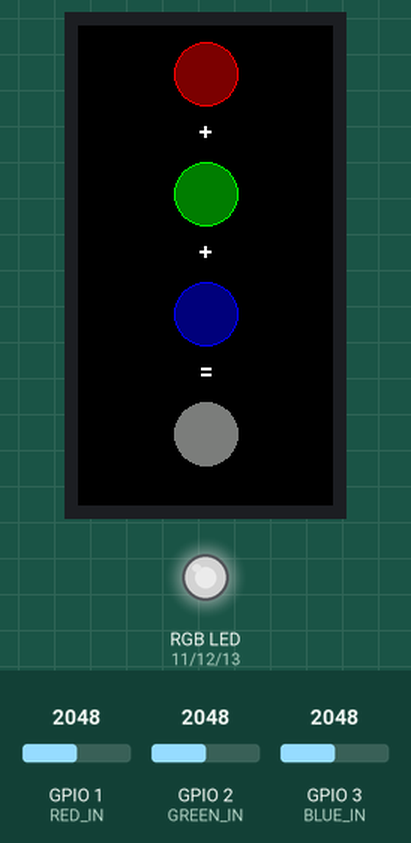
Recording of a program running on a simulated ESP32-S3. Parts: 170×320 colour display, an RGB LED mixed from three pins (HIGH = lit). Inputs (shaded band) come from the test bench; at power-on: GPIO 1 (RED_IN) = 2048, GPIO 2 (GREEN_IN) = 2048, GPIO 3 (BLUE_IN) = 2048 (analog values on the 0–4095 scale). Dim RGB values are drawn brighter than linear.

Above: at 1.4 s.
1.5 s: GPIO 1 (RED_IN) set to 2866
At 2.1 s:
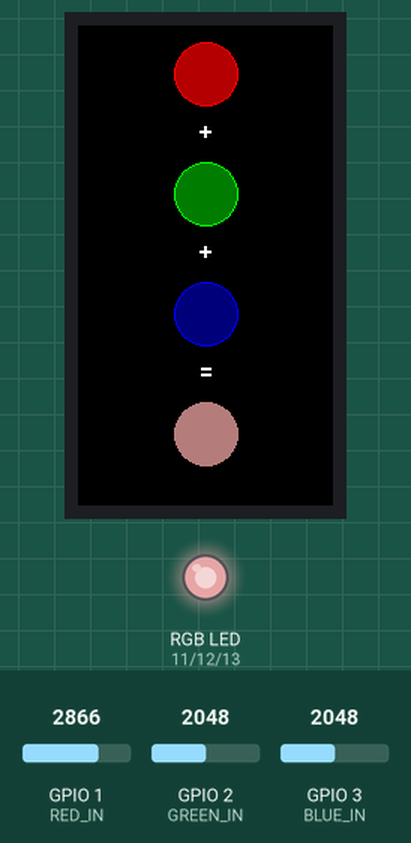
3.1 s: GPIO 2 (GREEN_IN) set to 2866
At 4.5 s:
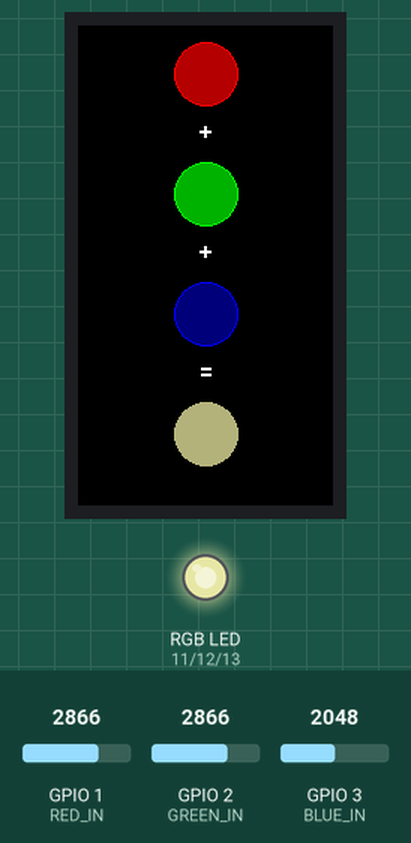
4.8 s: GPIO 3 (BLUE_IN) set to 2866
At 6.0 s:
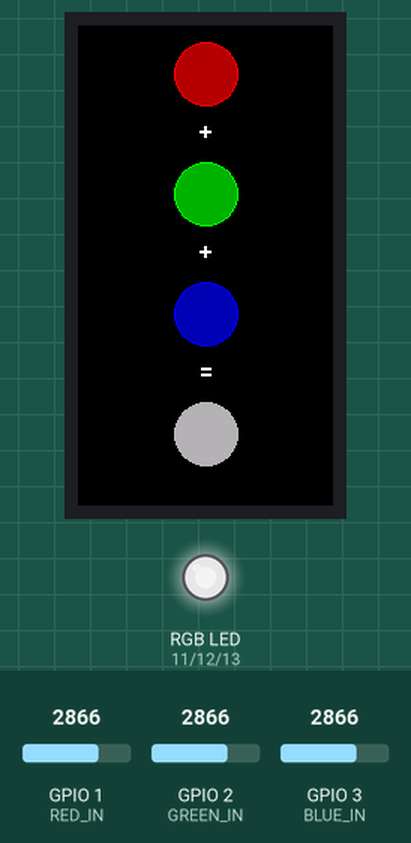
6.6 s: GPIO 1 (RED_IN) set to 3603
At 7.4 s:
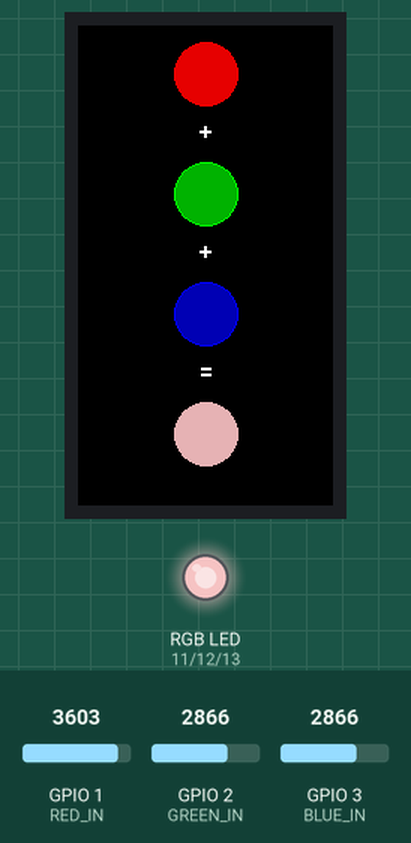
8.4 s: GPIO 2 (GREEN_IN) set to 3603
At 9.9 s:
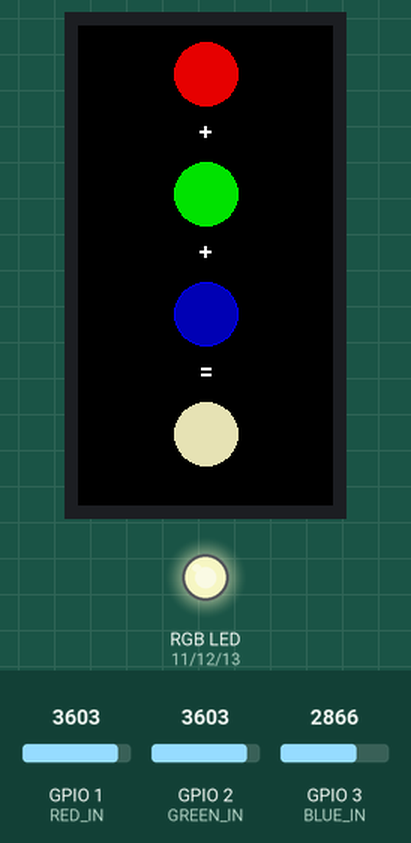
10.2 s: GPIO 3 (BLUE_IN) set to 3603
At 11.2 s:
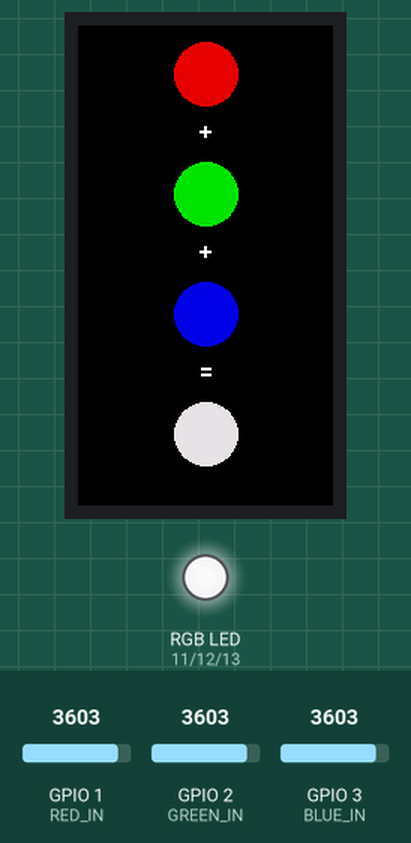
Timing chart, 0 to 13.0 s (numbered marks = the images above; inputs shaded):
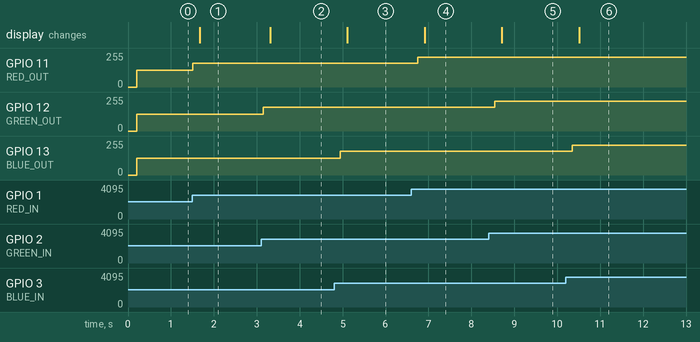

Measured:
- after the input at 1.5 s, GPIO 11 (RED_OUT): 127/255 → 178/255 at once; the display: changes after 0.18 s (image 1)
- after the input at 3.1 s, GPIO 12 (GREEN_OUT): 127/255 → 178/255 after 0.05 s; the display: changes after 0.21 s (image 2)
- after the input at 4.8 s, GPIO 13 (BLUE_OUT): 127/255 → 178/255 after 0.15 s; the display: changes after 0.31 s (image 3)
- after the input at 6.6 s, GPIO 11 (RED_OUT): 178/255 → 224/255 after 0.15 s; the display: changes after 0.31 s (image 4)
- after the input at 8.4 s, GPIO 12 (GREEN_OUT): 178/255 → 224/255 after 0.15 s; the display: changes after 0.31 s (image 5)
- after the input at 10.2 s, GPIO 13 (BLUE_OUT): 178/255 → 224/255 after 0.15 s; the display: changes after 0.31 s (image 6)

The program:

main.cpp
```cpp
#include <Arduino.h>
#include <TFT_eSPI.h>
#include "pinout.h"

//----------------------------------------------------------------------------------

#define BAUD_RATE       115200
#define RESOLUTION      12
#define SCALE           ((1 << RESOLUTION) - 1)
#define RADIUS          (tft.height()/15)

//----------------------------------------------------------------------------------

TFT_eSPI tft;
TFT_eSprite sprite = TFT_eSprite(&tft);

int red = 0;
int green = 0;
int blue = 0;

//----------------------------------------------------------------------------------

// Function to convert HSL color to RGB color
void hslToRgb(float h, float s, float l, uint8_t &r, uint8_t &g, uint8_t &b) {
  // Convert hue from degrees to a 0-1 range
  h /= 360.0;

  // Check for saturation being 0 to handle grayscale conversion
  if (s == 0.0) {
    r = g = b = static_cast<uint8_t>(l * 255.0);
    return;
  }

  // Helper functions for HSL to RGB conversion
  auto hue2rgb = [](float p, float q, float t) {
    if (t < 0.0) t += 1.0f;
    if (t > 1.0) t -= 1.0f;
    if (t < 1.0 / 6.0) return p + (q - p) * 6.0f * t;
    if (t < 1.0 / 2.0) return q;
    if (t < 2.0 / 3.0) return p + (q - p) * (2.0f / 3.0f - t) * 6.0f;
    return p;
  };

  // Calculate intermediate values for HSL to RGB conversion
  float q = (l < 0.5) ? l * (1.0 + s) : l + s - (l * s);
  float p = 2.0 * l - q;

  // Convert HSL to RGB
  r = static_cast<uint8_t>(hue2rgb(p, q, h + 1.0 / 3.0) * 255.0);
  g = static_cast<uint8_t>(hue2rgb(p, q, h) * 255.0);
  b = static_cast<uint8_t>(hue2rgb(p, q, h - 1.0 / 3.0) * 255.0);
}

void drawColorMixer() {
    uint8_t r, g, b;
    uint16_t color;

    // RED circle
    hslToRgb(0.0, 1.0, 0.5f*red/SCALE, r, g, b);
    color = tft.color565(r, g, b);
    sprite.fillCircle(tft.width()/2, tft.height()*2/20, RADIUS, TFT_BLACK);
    sprite.fillCircle(tft.width()/2, tft.height()*2/20, RADIUS, color);
    sprite.drawCircle(tft.width()/2, tft.height()*2/20, RADIUS, TFT_RED);

    // GREEN circle
    hslToRgb(120.0, 1.0, 0.5f*green/SCALE, r, g, b);
    color = tft.color565(r, g, b);
    sprite.fillCircle(tft.width()/2, tft.height()*7/20, RADIUS, TFT_BLACK);
    sprite.fillCircle(tft.width()/2, tft.height()*7/20, RADIUS, color);
    sprite.drawCircle(tft.width()/2, tft.height()*7/20, RADIUS, TFT_GREEN);

    // BLUE circle
    hslToRgb(240.0, 1.0, 0.5f*blue/SCALE, r, g, b);
    color = tft.color565(r, g, b);
    sprite.fillCircle(tft.width()/2, tft.height()*12/20, RADIUS, TFT_BLACK);
    sprite.fillCircle(tft.width()/2, tft.height()*12/20, RADIUS, color);
    sprite.drawCircle(tft.width()/2, tft.height()*12/20, RADIUS, TFT_BLUE);

    // The adding of RED, GREEN and BLUE circle
    sprite.fillCircle(tft.width()/2, tft.height()*17/20, RADIUS, TFT_BLACK);
    color = tft.color565((uint8_t)(255.0 * red/SCALE), (uint8_t)(255.0 * green/SCALE), (uint8_t)(255.0 * blue/SCALE));
    sprite.fillCircle(tft.width()/2, tft.height()*17/20, RADIUS, color);

    // Actually draw the screen
    sprite.pushSprite(0, 0);
}

// Setup routine for the ESP32S3
void setup() {
    // Initialize TFT
    tft.init();
    tft.setRotation(0);
    tft.fillScreen(TFT_BLACK);
    tft.setTextColor(TFT_DARKGREY, TFT_BLACK);

    // Initialize sprite for representing the TFT screen
    sprite.setColorDepth(16);                                   // Set the color depth to 16-bit (RGB565)
    sprite.createSprite(tft.width(), tft.height());
    sprite.setRotation(0);
    sprite.setTextDatum(CC_DATUM);
    sprite.fillScreen(TFT_BLACK);
    sprite.drawString("+", tft.width()/2, tft.height()*4.5/20, 4);
    sprite.drawString("+", tft.width()/2, tft.height()*9.5/20, 4);
    sprite.drawString("=", tft.width()/2, tft.height()*14.5/20, 4);

    // Initialize serial port
    Serial.begin(BAUD_RATE);

    // Configure I/O pins
    pinMode(RED_OUT, OUTPUT);
    pinMode(GREEN_OUT, OUTPUT);
    pinMode(BLUE_OUT, OUTPUT);
    analogWriteResolution(RESOLUTION);

    pinMode(RED_IN, INPUT);
    pinMode(GREEN_IN, INPUT);
    pinMode(BLUE_IN, INPUT);
    analogReadResolution(RESOLUTION);
}

// Forever do this
void loop() {
    // Read the potenciometers
    red = analogRead(RED_IN);
    green = analogRead(GREEN_IN);
    blue = analogRead(BLUE_IN);

    // Output the light intencity to LEDs using PWM
    analogWrite(RED_OUT, red);
    analogWrite(GREEN_OUT, green);
    analogWrite(BLUE_OUT, blue);

    // Draw the corresponding colors on the TFT screen
    drawColorMixer();
}
```

pinout.h
```cpp
#pragma once

#define RED_IN          1
#define GREEN_IN        2
#define BLUE_IN         3
#define RED_OUT         11
#define GREEN_OUT       12
#define BLUE_OUT        13
```
